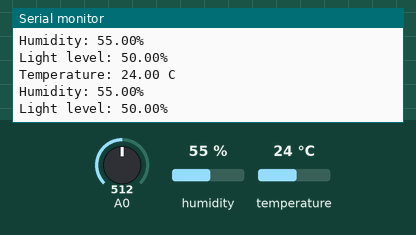
A sketch run on a simulated Arduino Uno, built with avr-gcc and run on an emulated ATmega328P. Parts: the last lines printed to the serial monitor. The inputs (shaded band) are chosen by the test bench; at power-on: humidity 55 %, A0 = 512, temperature 24 °C.

Above: at 2.8 s.
2.9 s: humidity set to 22 %
At 4.9 s:
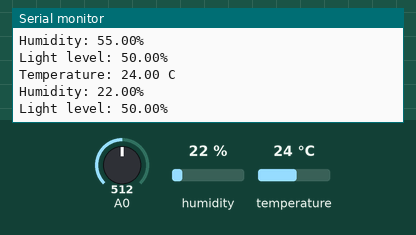
5.6 s: A0 set to 716
At 7.3 s:
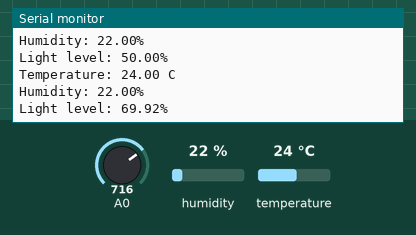
8.3 s: temperature set to 12 °C
At 10.8 s:
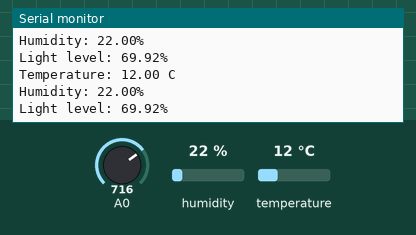
11.0 s: A0 set to 900
At 13.4 s:
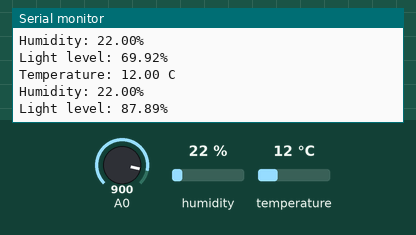
13.7 s: humidity set to 40 %
At 14.7 s:
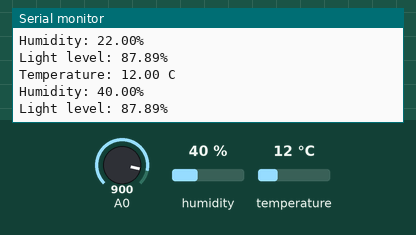
Timing chart, 0 to 16.7 s (numbered marks = the images above; inputs shaded):
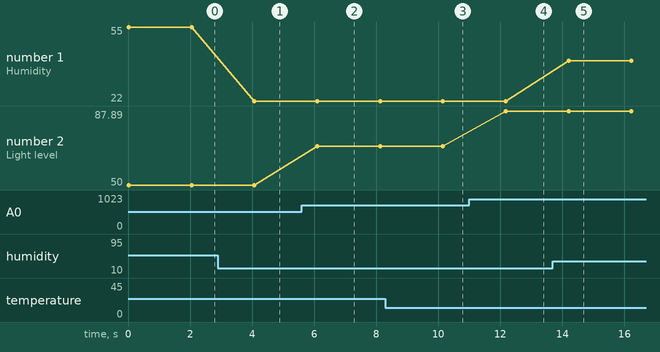

Measured:
- after the input at 2.9 s, the serial monitor: prints a new line after 1.2 s (image 1)
- after the input at 5.6 s, the serial monitor: prints a new line after 0.50 s (image 2)
- after the input at 8.3 s, the serial monitor: prints a new line after 1.8 s (image 3)
- after the input at 11.0 s, the serial monitor: prints a new line after 1.2 s (image 4)
- after the input at 13.7 s, the serial monitor: prints a new line after 0.50 s (image 5)
- plotted number 1: 55 → 22 after the input at 2.9 s, 22 → 40 after the input at 13.7 s
- plotted number 2: 50 → 69.92 after the input at 5.6 s, 69.92 → 87.89 after the input at 11.0 s

The sketch:

weather_station.ino
```cpp
// Library
#include "DHT.h"

// Pin
#define DHTPIN 5

// Use DHT11
#define DHTTYPE DHT11

// Create instance
DHT dht(DHTPIN, DHTTYPE, 15);

void setup() {

  // Start Serial
  Serial.begin(115200);

  // Init DHT
  dht.begin();
}

void loop() {

  // Read light level
  int lightLevelRaw = analogRead(A0);
  float lightLevel = lightLevelRaw/1024. * 100;

  // Reading temperature & humidity
  float h = dht.readHumidity();
  float t = dht.readTemperature();

  // Print data
  Serial.print("Temperature: ");
  Serial.print(t);
  Serial.println(" C");

  Serial.print("Humidity: ");
  Serial.print(h);
  Serial.println("%");

  Serial.print("Light level: ");
  Serial.print(lightLevel);
  Serial.println("%");

  // Wait a few seconds between measurements
  delay(2000);

}
```
